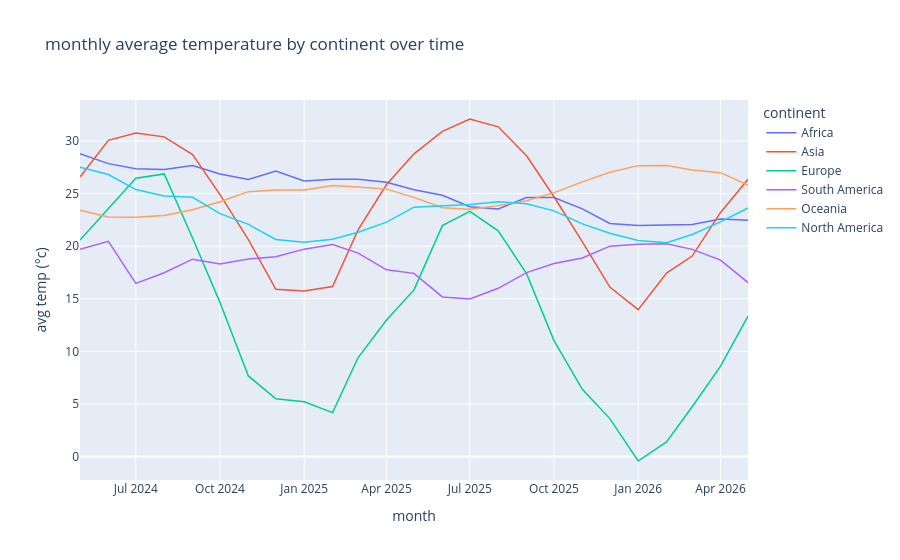

This figure's notebook cell:
### Markdown cell above
Monthly average temperature per continent over time  shows whether warming trends differ by region and makes it easy to spot seasonal inversions between hemispheres.

### Code cell
cont_monthly = (df[df['continent'] != 'Other']
                .groupby(['continent','year','month'])['temperature_celsius']
                .mean().reset_index())
cont_monthly['period'] = pd.to_datetime(
    cont_monthly['year'].astype(str) + '-' +
    cont_monthly['month'].astype(str).str.zfill(2) + '-01'
)

fig = px.line(cont_monthly.sort_values('period'),
              x='period', y='temperature_celsius', color='continent',
              labels={'temperature_celsius': 'avg temp (°c)', 'period': 'month'},
              title='monthly average temperature by continent over time')
fig.update_traces(line=dict(width=1.5))
fig.show()
